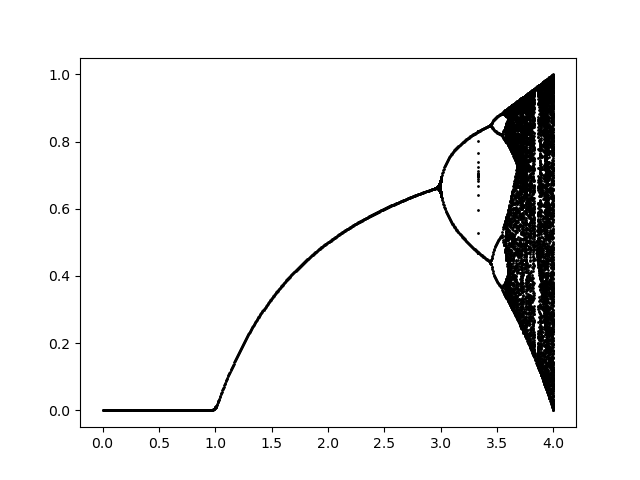

Write Python code to recreate this figure.
#! /usr/bin/env python3
#

import numpy as np
import matplotlib.pyplot as plt
import platform
import time
import sys
import os
import math
from mpl_toolkits.mplot3d import Axes3D
from sys import exit

sys.path.append(os.path.join("../"))
from base import plot2d, plotocc
from timestamp.timestamp import timestamp


def logistic_attractors(x, r):

    # *****************************************************************************80
    #
    # logistic_attractors finds the attractors for a particular logistic map.
    #
    #  Modified:
    #
    #    12 January 2020
    #
    #  Author:
    #
    #    John Cook
    #
    #  Reference:
    #
    #    John Cook,
    #    Logistic bifurcation diagram in detail,
    #    11 January 2020,
    #    https://www.johndcook.com/blog/
    #
    #  Input:
    #
    #    real x, the starting iterate.
    #
    #    real r, the logistic parameter.
    #
    #  Output:
    #
    #    real ts(*), the set of attractors.
    #
    x = logistic_iter(x, r, 100)
    x0 = round(x, 4)
    ts = {x0}

    for c in range(1000):
        x = logistic_map(x, r)
        xr = round(x, 4)
        if xr in ts:
            break
        else:
            ts.add(xr)

    return ts


def logistic_map(x, r):

    # *****************************************************************************80
    #
    # logistic_map evaluates the logistic map once.
    #
    #  Modified:
    #
    #    12 January 2020
    #
    #  Author:
    #
    #    John Cook
    #
    #  Reference:
    #
    #    John Cook,
    #    Logistic bifurcation diagram in detail,
    #    11 January 2020,
    #    https://www.johndcook.com/blog/
    #
    #  Input:
    #
    #    real x, the current iterate.
    #
    #    real r, the logistic parameter.  Values 0 < r < 4 are of interest.
    #
    #  Output:
    #
    #    real value, the next iterate.
    #
    value = r * x * (1.0 - x)

    return value


def logistic_iter(x, r, n):

    # *****************************************************************************80
    #
    # logistic_iter evaluates the logistic map n times.
    #
    #  Modified:
    #
    #    12 January 2020
    #
    #  Author:
    #
    #    John Cook
    #
    #  Reference:
    #
    #    John Cook,
    #    Logistic bifurcation diagram in detail,
    #    11 January 2020,
    #    https://www.johndcook.com/blog/
    #
    #  Input:
    #
    #    real x, the starting iterate.
    #
    #    real r, the logistic parameter.  Values 0 < r < 4 are of interest.
    #
    #    integer n, the number of iterations to apply.
    #
    #  Output:
    #
    #    real value, the n-th iterate.
    #
    for _ in range(n):
        x = logistic_map(x, r)

    return x


def logistic_bifurcation_test():

    # *****************************************************************************80
    #
    # logistic_bifurcation_test tests logistic_bifurcation.
    #
    #  Modified:
    #
    #    12 January 2020
    #
    #  Author:
    #
    #    John Cook
    #
    #  Reference:
    #
    #    John Cook,
    #    Logistic bifurcation diagram in detail,
    #    11 January 2020,
    #    https://www.johndcook.com/blog/
    #

    print('')
    print('logistic_bifurcation_test:')
    print('  Python version: %s' % (platform.python_version()))
    print('  Draw the logistic map bifurcation diagram.')
    #
    #  Sample values of r between 0 and 4.
    #
    #rs = np.linspace(0, 3.5, 1000)
    rs = np.linspace(0, 4.5, 1000)
    #
    #  For each r, compute ts, the set of attractors for the iteration.
    #
    for i, r in enumerate(rs):
        ts = logistic_attractors(0.1, r)
        sys.stdout.write("\r {:.3f} - {} / 1000".format(r, i))
        sys.stdout.flush()
        #
        #  Plot r versus its attractors.
        #
        for t in ts:
            plt.plot(r, t, "ko", markersize=1)

    filename = 'logistic_bifurcation.png'
    plt.savefig(filename)
    print('')
    print('  Graphics saved as "%s"' % (filename))
    print('')
    print('logistic_bifurcation_test:')
    print('  Normal end of execution.')


if (__name__ == '__main__'):
    logistic_bifurcation_test()
